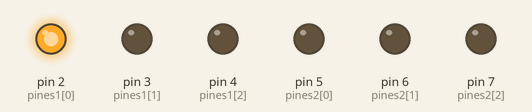
Simulated run of this program. Board: Arduino Uno, built with avr-gcc and run on an emulated ATmega328P. On the bench: output pins drawn as LEDs (lit = HIGH).

Above: at 5.0 s.
At 15.0 s:
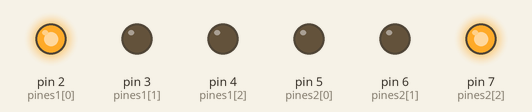
At 22.5 s:
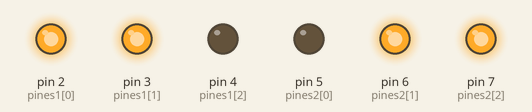
At 32.5 s:
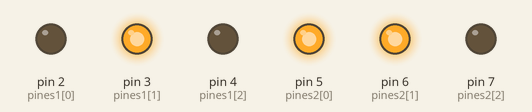
At 47.5 s:
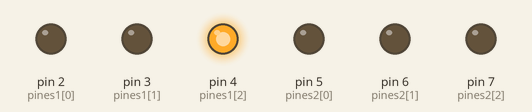
At 62.5 s:
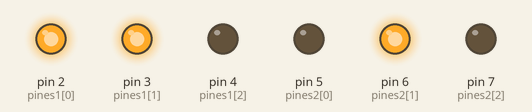
Timing chart, 0 to 78.0 s (numbered marks = the images above):
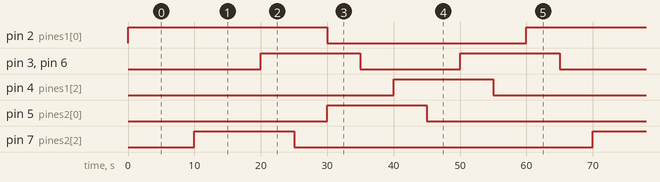

The program:

main.cpp
```cpp
#include <Arduino.h>
/*realizar un semaforo utilizando matrtices y arrays
*/
int sema1[4][3]={
                {1,0,0},
                {1,1,0},
                {0,0,1},
                {0,1,0}
                };

int sema2[4][3]={
                  {0,0,1},
                  {0,1,0},
                  {1,0,0},
                  {0,1,0}
                  };

int pines1[3]={2,3,4};

int pines2[3]={5,6,7};

void setup() {
 for(int i=0; i<3; i++){
    pinMode (pines1[i], OUTPUT);
    pinMode (pines2[i], OUTPUT);
 }
}

void loop() {

for(int i=0; i<4; i++){
  for(int c=0; c<3; c++){
    digitalWrite(pines1[c], sema1[i][c]);
    digitalWrite(pines2[c], sema2[i][c]);
    delay(5000);
  }
 }
}
```

Measured:
- by itself, pin 2 (pines1[0]): alternates HIGH for 30.0 s and LOW for 30.0 s
- by itself, pin 3 (pines1[1]), pin 6 (pines2[1]): alternates HIGH for 15.0 s and LOW for 15.0 s
- by itself, pin 4 (pines1[2]), pin 5 (pines2[0]), pin 7 (pines2[2]): alternates HIGH for 15.0 s and LOW for 45.0 s
